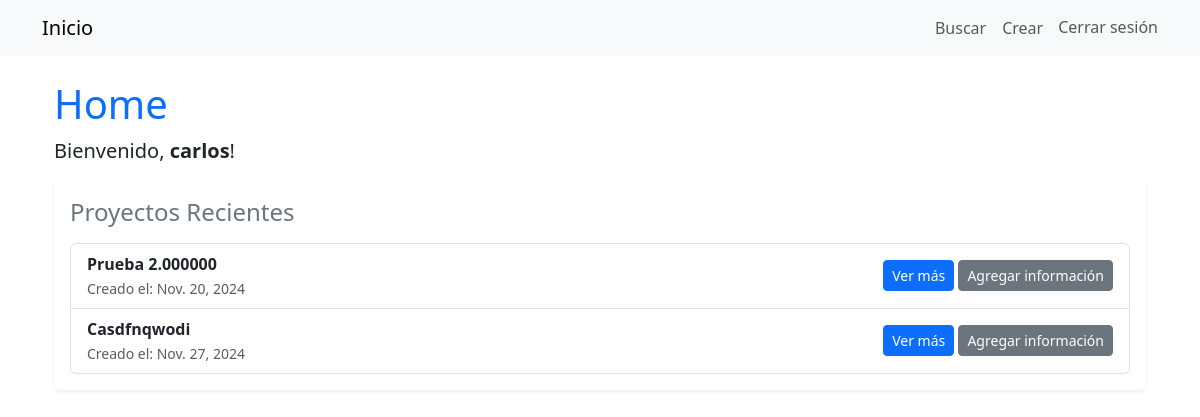
Screenshot of / (signed in) with the database file from the repository.
### creadorAPP/models.py (models this page shows, shortened)
class ProjectPlan(models.Model):
    created_by = models.ForeignKey(User, on_delete=models.CASCADE)
    title = models.CharField(max_length=100,blank=True, default='')
    description = models.TextField(blank=True, default='')
    objetive = models.TextField(blank=True, default='')
    clientName = models.CharField(max_length=50,blank=True, default='')
    startDate = models.DateField(blank=True, default='')
    endDate = models.DateField(blank=True, default='')
    presupuestoTotal = models.DecimalField(
        max_digits=12,
        decimal_places=2,
        null=True,
        blank=True,
        help_text="Presupuesto total del proyecto en USD."
        )

### creadorAPP/views.py (the view)
# urls.py: path('', views.recent_projects, name='home'),
@login_required
def recent_projects(request):
    recent_projects = ProjectPlan.objects.filter(created_by=request.user)
    context = {'recent_projects': recent_projects}
    return render(request, 'home/home.html', context)

### creadorAPP/templates/home/home.html (shortened to what this page needs)
{% extends 'view_home.html' %}
{% block content %}
<div class="container my-4">
    <h1 class="text-primary">Home</h1>
    <p class="fs-5">Bienvenido, <strong>{{ request.user.username }}</strong>!</p>
    <div class="card shadow-sm border-0">
        <div class="card-body">
            <h2 class="h4 text-secondary mb-3">Proyectos Recientes</h2>
            <ul class="list-group">
                {% for project in recent_projects %}
                    <li class="list-group-item d-flex justify-content-between align-items-center">
                        <div>
                            <strong>{{ project.title }}</strong><br>
                            <small class="text-muted">Creado el: {{ project.startDate }}</small>
                        </div>
                        <div>
                            <a href="{% url 'view_project_plan' project.id %}" class="btn btn-primary btn-sm">Ver más</a>
                            <a href="{% url 'indice' project.id %}" class="btn btn-secondary btn-sm">Agregar información</a>
                        </div>
                    </li>
                {% empty %}
                    <li class="list-group-item text-muted">No tienes proyectos recientes.</li>
                {% endfor %}
            </ul>
        </div>
    </div>
</div>
{% endblock %}

### rows the page displays
ProjectPlan: title "Prueba 2.000000", startDate "Nov. 20, 2024"
ProjectPlan: title "Casdfnqwodi", startDate "Nov. 27, 2024"

### other values shown
{{ request.user.username }} "carlos"
